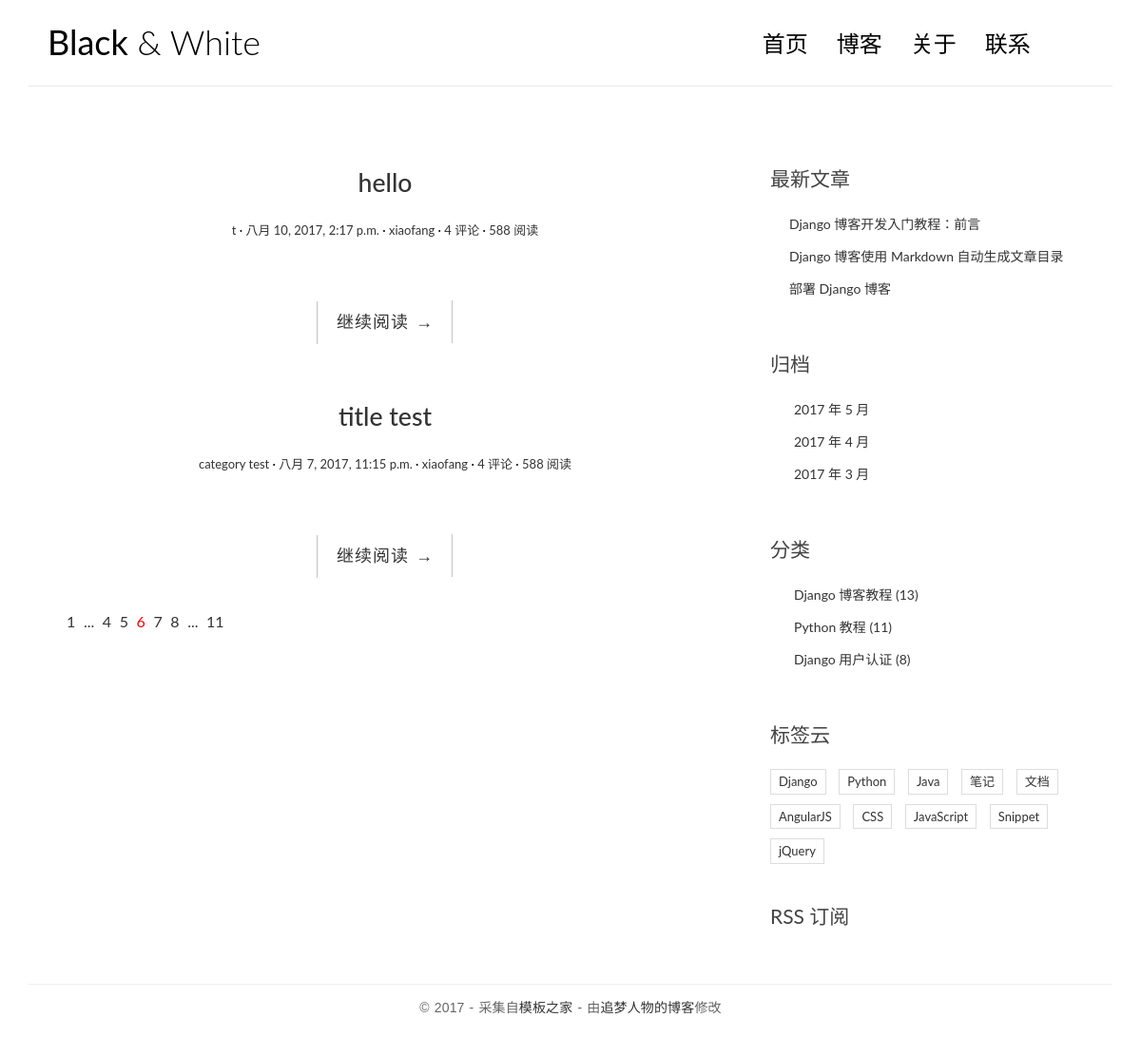
Before: / with the older database file.
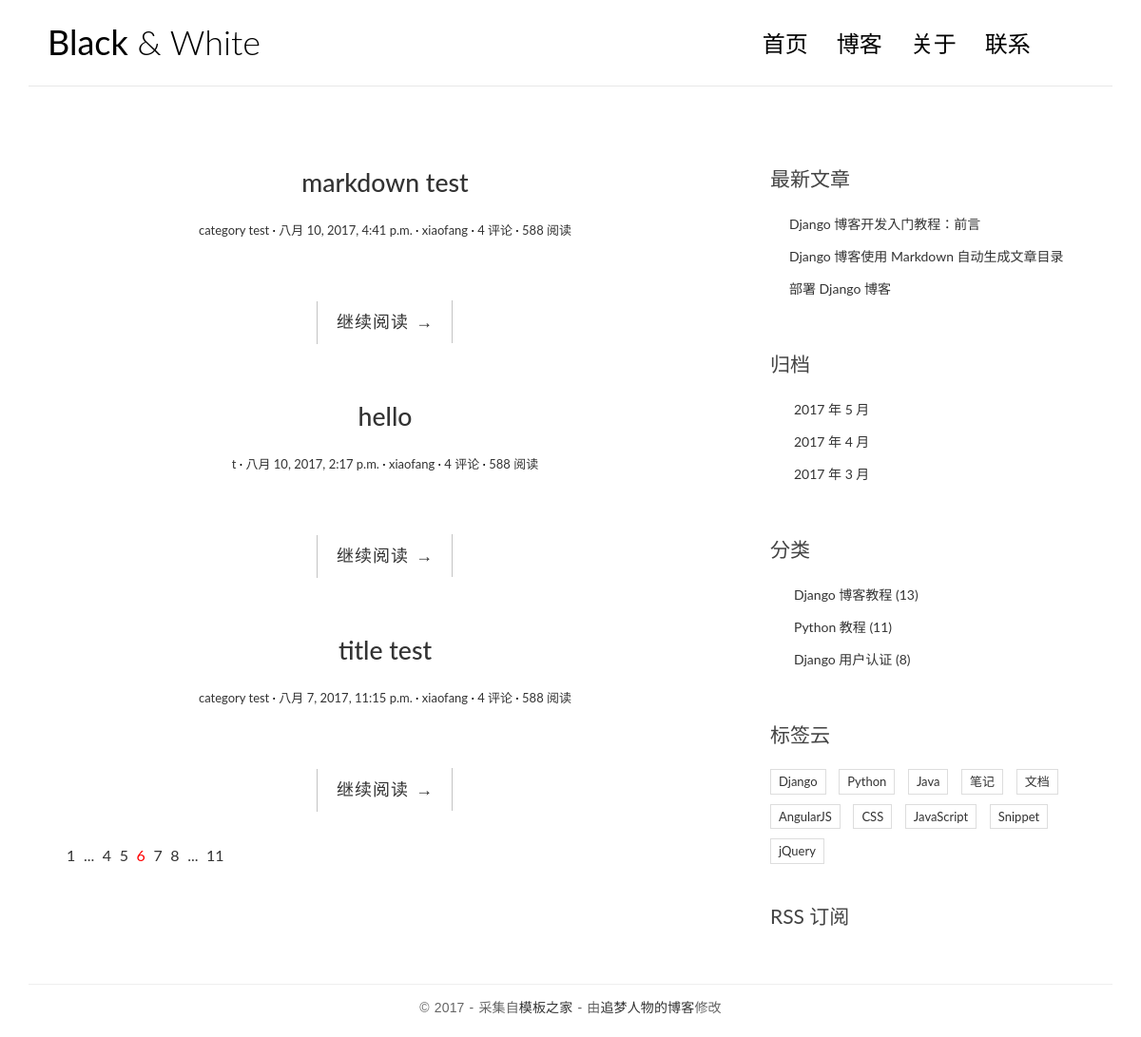
After: the same page with the newer database file.
### blog/models.py (models this page shows, shortened)
class Post(models.Model):
    title = models.CharField(max_length=70)
    body = models.TextField()
    created_time = models.DateTimeField()
    modified_time = models.DateTimeField()
    excerpt = models.CharField(max_length=200, blank=True)
    category = models.ForeignKey(Category)
    tags = models.ManyToManyField(Tag, blank=True)
    author = models.ForeignKey(User)
    def get_absolute_url(self):
        return reverse('blog:detail', kwargs={'pk': self.pk})

class Category(models.Model):
    name = models.CharField(max_length=100)

### blog/views.py (the view)
# urls.py: url(r'^$', views.index, name='index'),
def index(request):
    post_list = Post.objects.all().order_by('-created_time')
    return render(request, 'blog/index.html', context={'post_list': post_list})

### templates/blog/index.html (shortened to what this page needs)
{% extends 'base.html' %}
{% block main %}
     {% for post in post_list %}
                <article class="post post-{{ post.pk }}">
                    <header class="entry-header">
                        <h1 class="entry-title">
                            <a href="{{ post.get_absolute_url }}">{{ post.title }}</a>
                        </h1>
                        <div class="entry-meta">
                            <span class="post-category"><a href="#">{{ post.category.name }}</a></span>
                            <span class="post-date"><a href="#"><time class="entry-date"
                                                                      datetime="{{ post.created_time }}">{{ post.created_time }}</time></a></span>
                            <span class="post-author"><a href="#">{{ post.author }}</a></span>
                            <span class="comments-link"><a href="#">4 评论</a></span>
                            <span class="views-count"><a href="#">588 阅读</a></span>
                        </div>
                    </header>
                    <div class="entry-content clearfix">
                        <div class="read-more cl-effect-14">
                            <a href="{{ post.get_absolute_url }}" class="more-link">继续阅读 <span class="meta-nav">→</span></a>
                        </div>
                    </div>
                </article>
{% empty %}
  <div class="no-post">暂时还没有发布的文章！</div>
{% endfor %}
                <div class="pagination">
                    <ul>
                        <li><a href="">1</a></li>
                        <li><a href="">...</a></li>
                        <li><a href="">4</a></li>
                        <li><a href="">5</a></li>
                        <li class="current"><a href="">6</a></li>
                        <li><a href="">7</a></li>
                        <li><a href="">8</a></li>
                        <li><a href="">...</a></li>
                        <li><a href="">11</a></li>
                    </ul>
                </div>
{% endblock main %}

### templates/base.html (shortened to what this page needs)
{% load staticfiles %}
<!DOCTYPE html>
<html>
<head>
    <link rel="stylesheet" href="http://code.ionicframework.com/ionicons/2.0.1/css/ionicons.min.css">
    <link rel="stylesheet" href="{% static 'blog/css/bootstrap.min.css' %}">
    <link rel="stylesheet" href="{% static 'blog/css/pace.css' %}">
    <link rel="stylesheet" href="{% static 'blog/css/custom.css' %}">
</head>
<body>
<div class="container">
    <header id="site-header">
        <div class="row">
            <div class="col-md-4 col-sm-5 col-xs-8">
                <div class="logo">
                    <h1><a href="index.html"><b>Black</b> &amp; White</a></h1>
                </div>
            </div>
            <div class="col-md-8 col-sm-7 col-xs-4">
                <nav class="main-nav" role="navigation">
                    <div class="collapse navbar-collapse" id="bs-example-navbar-collapse-1">
                        <ul class="nav navbar-nav navbar-right">
                            <li class="cl-effect-11"><a href="index.html" data-hover="首页">首页</a></li>
                            <li class="cl-effect-11"><a href="full-width.html" data-hover="博客">博客</a></li>
                            <li class="cl-effect-11"><a href="about.html" data-hover="关于">关于</a></li>
                            <li class="cl-effect-11"><a href="contact.html" data-hover="联系">联系</a></li>
                        </ul>
                    </div>
                </nav>
            </div>
        </div>
    </header>
</div>
<div class="content-body">
    <div class="container">
        <div class="row">
            <main class="col-md-8">
                {% block main %}
                {% endblock main %}
            </main>
            <aside class="col-md-4">
                <div class="widget widget-recent-posts">
                    <h3 class="widget-title">最新文章</h3>
                    <ul>
                        <li>
                            <a href="#">Django 博客开发入门教程：前言</a>
                        </li>
                        <li>
                            <a href="#">Django 博客使用 Markdown 自动生成文章目录</a>
                        </li>
                        <li>
                            <a href="#">部署 Django 博客</a>
                        </li>
                    </ul>
                </div>
                <div class="widget widget-archives">
                    <h3 class="widget-title">归档</h3>
                    <ul>
                        <li>
                            <a href="#">2017 年 5 月</a>
                        </li>
                        <li>
                            <a href="#">2017 年 4 月</a>
                        </li>
                        <li>
                            <a href="#">2017 年 3 月</a>
                        </li>
                    </ul>
                </div>
                <div class="widget widget-category">
                    <h3 class="widget-title">分类</h3>
                    <ul>
                        <li>
                            <a href="#">Django 博客教程 <span class="post-count">(13)</span></a>
                        </li>
                        <li>
                            <a href="#">Python 教程 <span class="post-count">(11)</span></a>
                        </li>
                        <li>
                            <a href="#">Django 用户认证 <span class="post-count">(8)</span></a>
                        </li>
                    </ul>
                </div>
                <div class="widget widget-tag-cloud">
                    <h3 class="widget-title">标签云</h3>
                    <ul>
                        <li>
                            <a href="#">Django</a>
                        </li>
                        <li>
                            <a href="#">Python</a>
                        </li>
                        <li>
                            <a href="#">Java</a>
                        </li>
                        <li>
                            <a href="#">笔记</a>
                        </li>
                        <li>
                            <a href="#">文档</a>
                        </li>
                        <li>
                            <a href="#">AngularJS</a>
                        </li>
                        <li>
                            <a href="#">CSS</a>
                        </li>
                        <li>
                            <a href="#">JavaScript</a>
                        </li>
                        <li>
                            <a href="#">Snippet</a>
                        </li>
                        <li>
                            <a href="#">jQuery</a>
                        </li>
                    </ul>
                </div>
                <div class="rss">
                    <a href=""> RSS 订阅</a>
                </div>
            </aside>
        </div>
    </div>
</div>
<footer id="site-footer">
    <div class="container">
        <div class="row">
            <div class="col-md-12">
                <p class="copyright">&copy 2017 - 采集自<a href="http://www.cssmoban.com/"
                                                        target="_blank" title="模板之家">模板之家</a>
                    - 由<a href="http://zmrenwu.com/" title="网页模板" target="_blank">追梦人物的博客</a>修改
                </p>
            </div>
        </div>
    </div>
</footer>
</body>
</html>

### blog/static/blog/css/custom.css (style rules this page uses)
* { outline: none; }
h1, h2, h3, h4, h5, h6 { margin-top: 0; }
b { font-weight: 400; }
a { color: #333; }
body { color: #444; font-family: 'Lato', sans-serif; }
p { font-family: 'Ubuntu', sans-serif; font-weight: 400; word-spacing: 1px; letter-spacing: 0.01em; }
#site-header { background-color: #FFF; padding: 25px 20px; margin-bottom: 40px; border-bottom: 1px solid #e7e7e7; }
.logo h1 a { color: #000; }
.logo h1 { margin: 0; font-family: 'Lato', sans-serif; font-weight: 300; }
.main-nav { margin-top: 11px; max-width: 95%; }
.main-nav a { color: #000000 !important; padding: 0 0 5px 0 !important; margin-right: 30px; font-family: 'Lato', sans-serif; font-weight: 300; font-size: 24px; }
.cl-effect-11 a { padding: 10px 0; color: #0972b4; text-shadow: none; }
.cl-effect-11 a::before { position: absolute; top: 0; left: 0; overflow: hidden; padding: 0 0 5px 0 !important; max-width: 0; border-bottom: 1px solid #000; color: #000; content: attr(data-hover); white-space: nowrap; -webkit-transition: max-width 0.5s; -moz-transition: max-width 0.5s; transition: max-width 0.5s; }
.content-body { padding-bottom: 4em; }
.post { background: #fff; padding: 30px 30px 0; }
.entry-title { text-align: center; font-size: 1.9em; margin-bottom: 20px; line-height: 1.6; padding: 10px 20px 0; }
.entry-meta { text-align: center; color: #DDDDDD; font-size: 13px; margin-bottom: 30px; }
.entry-content { font-size: 18px; line-height: 1.9; font-weight: 300; color: #000; }
.post-category::after, .post-date::after, .post-author::after, .comments-link::after { content: ' ·'; color: #000; }
.read-more { font-family: 'Ubuntu', sans-serif; font-weight: 400; word-spacing: 1px; letter-spacing: 0.01em; text-align: center; margin-top: 20px; }
.cl-effect-14 a { padding: 0 20px; height: 45px; line-height: 45px; position: relative; display: inline-block; margin: 15px 25px; letter-spacing: 1px; font-weight: 400; text-shadow: 0 0 1px rgba(255, 255, 255, 0.3); }
.cl-effect-14 a::before, .cl-effect-14 a::after { position: absolute; width: 45px; height: 1px; background: #C3C3C3; content: ''; -webkit-transition: all 0.3s; -moz-transition: all 0.3s; transition: all 0.3s; pointer-events: none; }
.cl-effect-14 a::before { top: 0; left: 0; -webkit-transform: rotate(90deg); -moz-transform: rotate(90deg); transform: rotate(90deg); -webkit-transform-origin: 0 0; -moz-transform-origin: 0 0; transform-origin: 0 0; }
.cl-effect-14 a::after { right: 0; bottom: 0; -webkit-transform: rotate(90deg); -moz-transform: rotate(90deg); transform: rotate(90deg); -webkit-transform-origin: 100% 0; -moz-transform-origin: 100% 0; transform-origin: 100% 0; }
.widget { background: #fff; padding: 30px 0 0; }
.widget-title { font-size: 1.5em; margin-bottom: 20px; line-height: 1.6; padding: 10px 0 0; font-weight: 400; }
.widget-recent-posts ul { padding: 0; margin: 0; padding-left: 20px; }
.widget-recent-posts ul li { list-style-type: none; position: relative; line-height: 170%; margin-bottom: 10px; }
.widget-recent-posts ul li::before { content: '\f3d3'; font-family: "Ionicons"; position: absolute; left: -17px; top: 3px; font-size: 16px; color: #000; }
.widget-archives ul { padding: 0; margin: 0; padding-left: 25px; }
.widget-archives ul li { list-style-type: none; position: relative; line-height: 170%; margin-bottom: 10px; }
.widget-archives ul li::before { content: '\f3f3'; font-family: "Ionicons"; position: absolute; left: -25px; top: 1px; font-size: 16px; color: #000; }
.widget-category ul { padding: 0; margin: 0; padding-left: 25px; }
.widget-category ul li { list-style-type: none; position: relative; line-height: 170%; margin-bottom: 10px; }
.widget-category ul li::before { content: '\f3fe'; font-family: "Ionicons"; position: absolute; left: -25px; top: 1px; font-size: 18px; color: #000; }
.widget-tag-cloud ul { padding: 0; margin: 0; margin-right: -10px; }
.widget-tag-cloud ul li { list-style-type: none; font-size: 13px; display: inline-block; margin-right: 10px; margin-bottom: 10px; padding: 3px 8px; border: 1px solid #ddd; }
.rss { font-size: 21px; margin-top: 30px; }
.rss a { color: #444; }
#site-footer { padding-top: 10px; padding: 0 0 1.5em 0; }
.copyright { text-align: center; padding-top: 1em; margin: 0; border-top: 1px solid #eee; color: #666; }
.pagination ul { list-style: none; }
.pagination ul li { display: inline-block; font-size: 16px; margin-right: 5px; }
.current a { color: red; }

Changed rows visible on the page:
added Post: title "markdown test", category.name "category test", created_time "八月 10, 2017, 4:41 p.m.", author "xiaofang"
